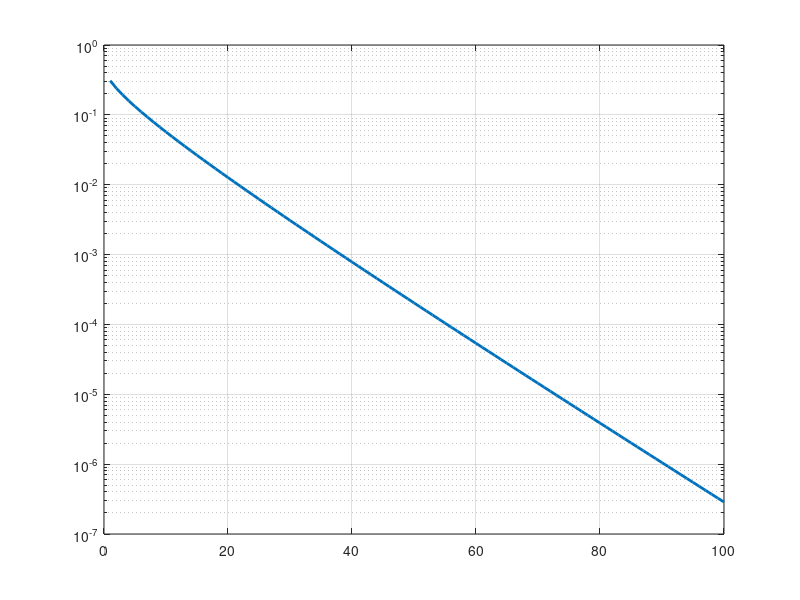

Write the MATLAB code that produced this figure. (Note: this script raises an error after producing the figure.)
clc;
clear;
close all;

% ECE 131A Extra Credit Project
% Problem 1
% Distributed Detection in Gaussian Noise

% Given signal amplitude
m = 0.5;

% Number of sensors from 1 to 100
n = 1:100;

% Probability of error formula:
% Pe = P(S_hat ~= S) = Q(m*sqrt(n))
Pe = qfunc(m .* sqrt(n));

% Plot probability of error using semilogy
figure;
semilogy(n, Pe, 'LineWidth', 2);
grid on;
hold on;

% Plotting the threshold line Pe = 10^-3
threshold = 1e-3;
yline(threshold, '--', 'P_e = 10^{-3}', 'LineWidth', 1.5);

% Find the smallest n such that Pe < 10^-3
ng = find(Pe < threshold, 1, 'first');

% Mark first valid point
semilogy(ng, Pe(ng), 'o', 'MarkerSize', 8, 'LineWidth', 2);

% Labeling the graph
xlabel('Number of sensors n');
ylabel('Probability of Error P(\hat{S} \neq S)');
title('Probability of Error vs. Number of Sensors for m = 0.5');

% Legend
legend('P_e = Q(0.5\sqrt{n})', 'Threshold = 10^{-3}', ...
       'First n below threshold', 'Location', 'southwest');

% Print results in Command Window
fprintf('Problem 1 Results:\n');
fprintf('m = %.2f\n', m);
fprintf('Smallest number of sensors needed: n_g = %d\n', ng);
fprintf('P_error at n_g = %d is %.6e\n', ng, Pe(ng));
fprintf('P_error at n_g - 1 = %d is %.6e\n', ng-1, Pe(ng-1));
